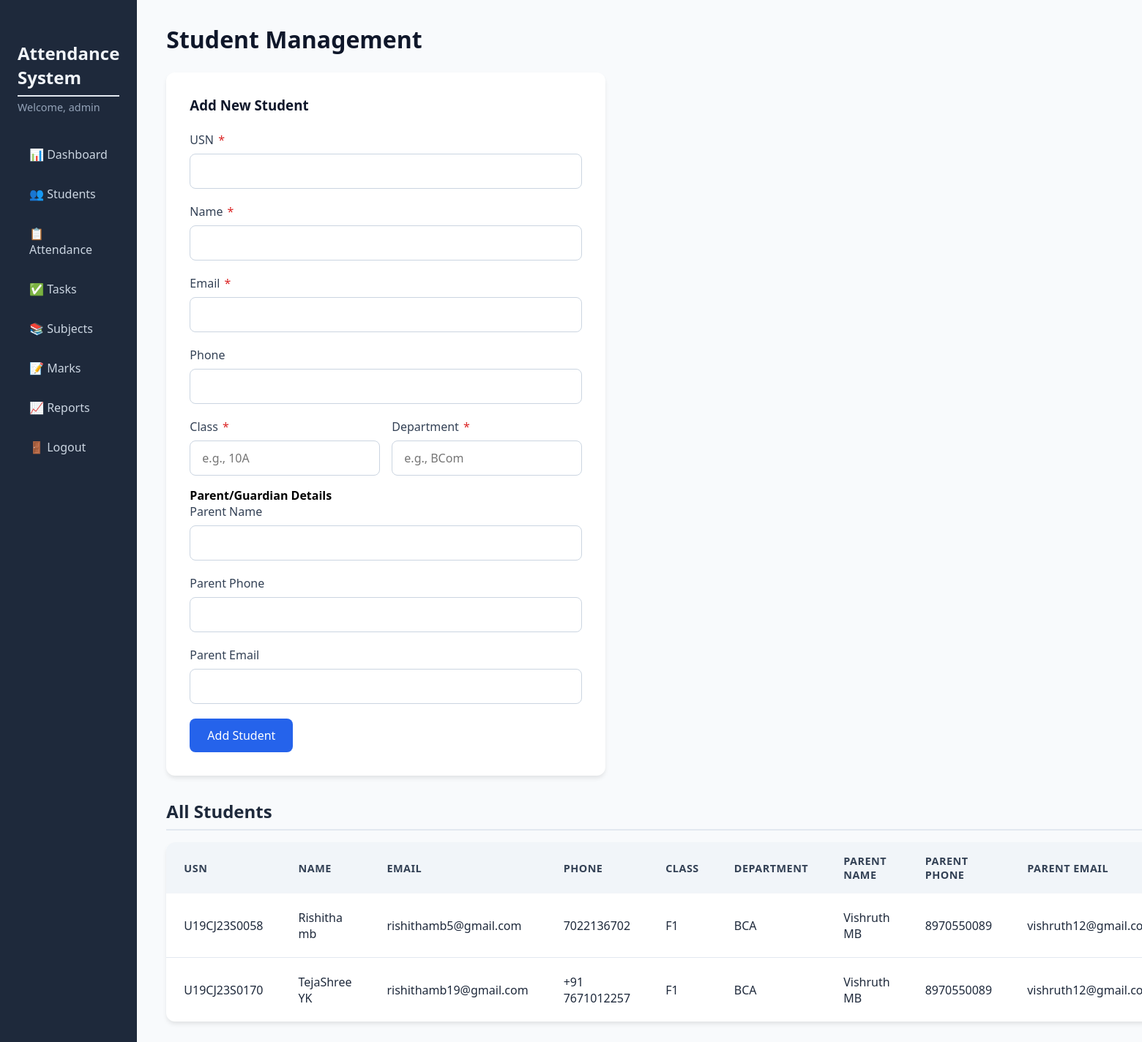
/students (signed in), run on an earlier commit of the app's database.
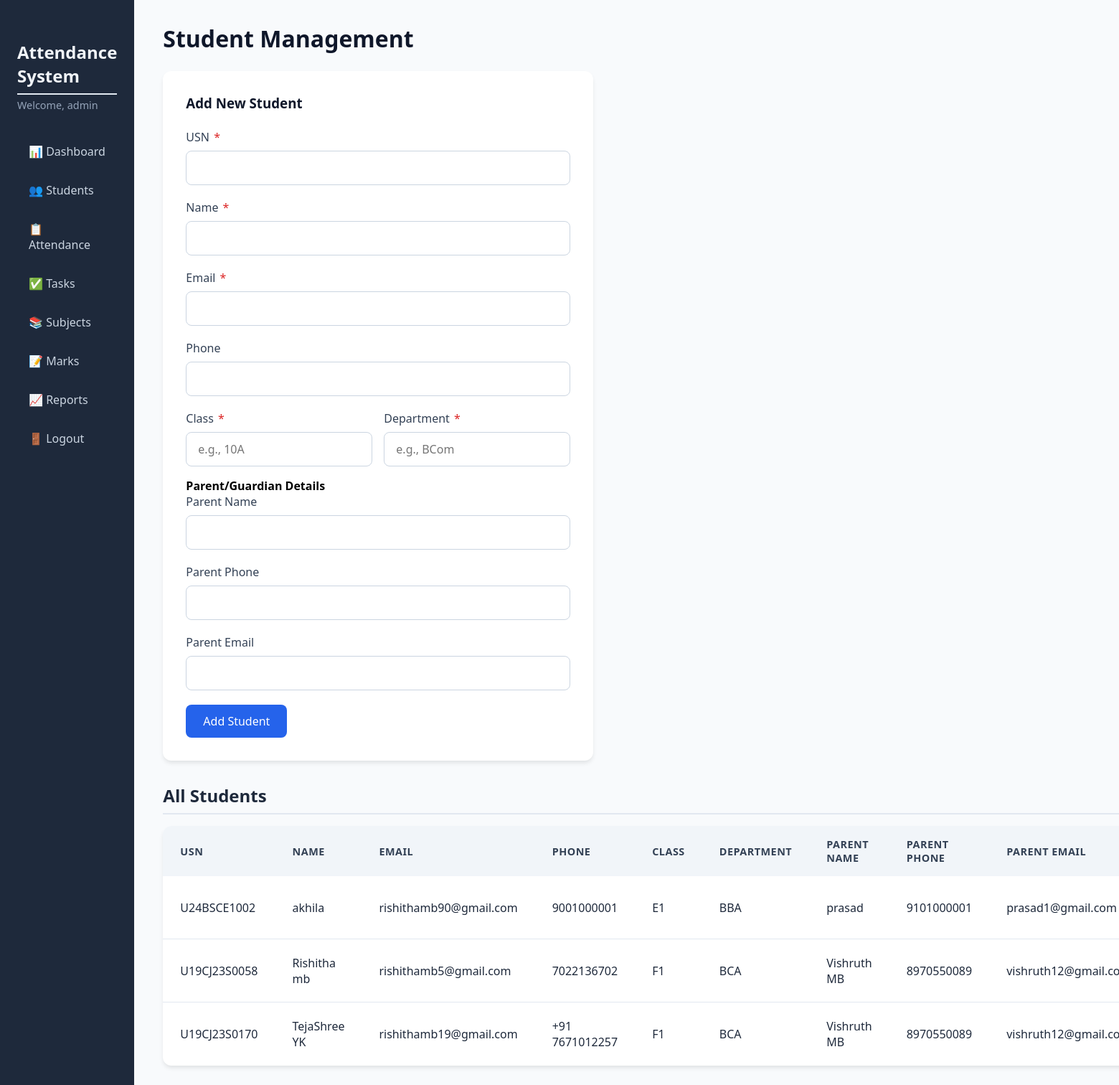
And on a later commit of the database.
### tables this page shows
CREATE TABLE students (
                id INTEGER PRIMARY KEY AUTOINCREMENT,
                usn TEXT UNIQUE NOT NULL,
                name TEXT NOT NULL,
                email TEXT UNIQUE NOT NULL,
                phone TEXT,
                class TEXT NOT NULL,
                department TEXT NOT NULL,
                parent_name TEXT,
                parent_phone TEXT,
                parent_email TEXT
            );

### app.py (the view)
@app.route('/students')
@login_required
def students():
    db = get_db()
    students_list = db.execute('''
        SELECT * FROM students ORDER BY class, department, name
    ''').fetchall()
    classes, departments = get_class_department_options()
    return render_template('students.html', students=students_list,
                           classes=classes, departments=departments)

### app.py (called while the page is built)
def get_db():
    db = getattr(g, '_database', None)
    if db is None:
        db = g._database = sqlite3.connect(DATABASE)
        db.row_factory = sqlite3.Row
    return db

@app.teardown_appcontext
def close_connection(exception):
    db = getattr(g, '_database', None)
    if db is not None:
        db.close()

def login_required(f):
    @wraps(f)
    def decorated_function(*args, **kwargs):
        if 'admin_id' not in session:
            flash('Please log in to access this page.', 'warning')
            return redirect(url_for('login'))
        return f(*args, **kwargs)
    return decorated_function

def get_class_department_options():
    db = get_db()
    classes = db.execute("SELECT DISTINCT class FROM students ORDER BY class").fetchall()
    departments = db.execute("SELECT DISTINCT department FROM students ORDER BY department").fetchall()
    return [c['class'] for c in classes], [d['department'] for d in departments]

### templates/students.html (shortened to what this page needs)
{% extends "base.html" %}
{% block content %}
<h1>Student Management</h1>
<div class="form-card">
    <h3>Add New Student</h3>
    <form method="POST" action="{{ url_for('add_student') }}">
        <div class="form-group">
            <label for="usn">USN <span class="required">*</span></label>
            <input type="text" id="usn" name="usn" required>
        </div>
        <div class="form-group">
            <label for="name">Name <span class="required">*</span></label>
            <input type="text" id="name" name="name" required>
        </div>
        <div class="form-group">
            <label for="email">Email <span class="required">*</span></label>
            <input type="email" id="email" name="email" required>
        </div>
        <div class="form-group">
            <label for="phone">Phone</label>
            <input type="tel" id="phone" name="phone">
        </div>
        <div class="form-row">
            <div class="form-group half">
                <label for="class">Class <span class="required">*</span></label>
                <input type="text" id="class" name="class" required placeholder="e.g., 10A">
            </div>
            <div class="form-group half">
                <label for="department">Department <span class="required">*</span></label>
                <input type="text" id="department" name="department" required placeholder="e.g., BCom">
            </div>
        </div>
        <h4>Parent/Guardian Details</h4>
        <div class="form-group">
            <label for="parent_name">Parent Name</label>
            <input type="text" id="parent_name" name="parent_name">
        </div>
        <div class="form-group">
            <label for="parent_phone">Parent Phone</label>
            <input type="tel" id="parent_phone" name="parent_phone">
        </div>
        <div class="form-group">
            <label for="parent_email">Parent Email</label>
            <input type="email" id="parent_email" name="parent_email">
        </div>
        <button type="submit" class="btn btn-primary">Add Student</button>
    </form>
</div>
<h2>All Students</h2>
<div class="table-responsive">
    <table class="table">
        <thead>
            <tr>
                <th>USN</th>
                <th>Name</th>
                <th>Email</th>
                <th>Phone</th>
                <th>Class</th>
                <th>Department</th>
                <th>Parent Name</th>
                <th>Parent Phone</th>
                <th>Parent Email</th>
            </tr>
        </thead>
        <tbody>
            {% for student in students %}
            <tr>
                <td>{{ student.usn }}</td>
                <td>{{ student.name }}</td>
                <td>{{ student.email }}</td>
                <td>{{ student.phone or '-' }}</td>
                <td>{{ student.class }}</td>
                <td>{{ student.department }}</td>
                <td>{{ student.parent_name or '-' }}</td>
                <td>{{ student.parent_phone or '-' }}</td>
                <td>{{ student.parent_email or '-' }}</td>
            </tr>
            {% else %}
            <tr>
                <td colspan="10">No students added yet.</td>
            </tr>
            {% endfor %}
        </tbody>
    </table>
</div>
{% endblock %}

What changed in the data, as far as the page shows it:
added students: usn "U24BSCE1002", name "akhila", email "rishithamb90@gmail.com", phone "9001000001", class "E1", department "BBA", parent_name "prasad", parent_phone "9101000001", parent_email "prasad1@gmail.com"
